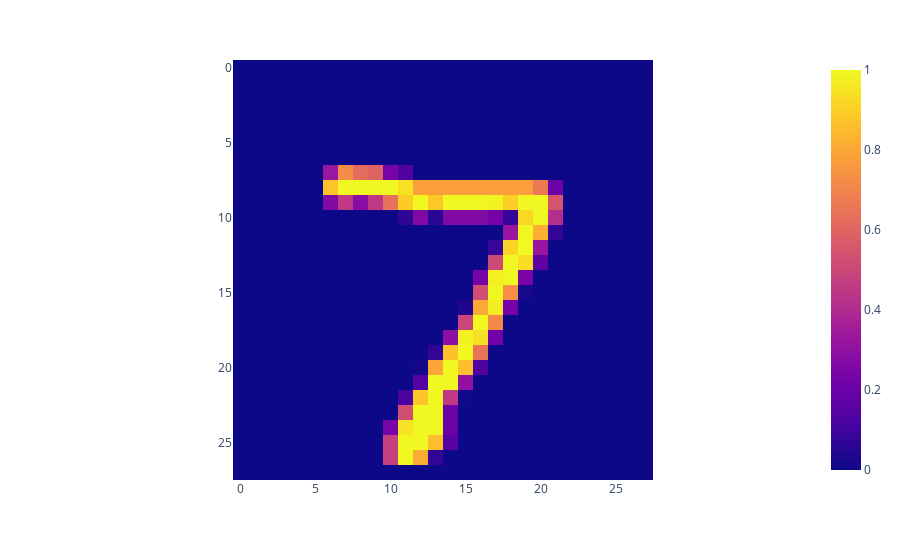

Write notebook code for a chart like this one.
### Code cell
#data = test.x.flatten(start_dim=1)
px.imshow(images[0].numpy().reshape(28,28))

### Figure 1 — Plotly figure (JSON) as saved in the notebook; plotly's stock layout.template omitted (floating-point values rounded to 4 significant figures; data arrays with more than 128 entries replaced by an {"elided": "..."} marker saying what was removed)
{"data": [{"coloraxis": "coloraxis", "hovertemplate": "x: %{x}<br>y: %{y}<br>color: %{z}<extra></extra>", "name": "0", "type": "heatmap", "xaxis": "x", "yaxis": "y", "z": {"elided": "28x28 float values"}}], "layout": {"coloraxis": {"colorscale": [[0, "#0d0887"], [0.1111, "#46039f"], [0.2222, "#7201a8"], [0.3333, "#9c179e"], [0.4444, "#bd3786"], [0.5556, "#d8576b"], [0.6667, "#ed7953"], [0.7778, "#fb9f3a"], [0.8889, "#fdca26"], [1, "#f0f921"]]}, "margin": {"t": 60}, "xaxis": {"anchor": "y", "constrain": "domain", "domain": [0, 1], "scaleanchor": "y"}, "yaxis": {"anchor": "x", "autorange": "reversed", "constrain": "domain", "domain": [0, 1]}}}
